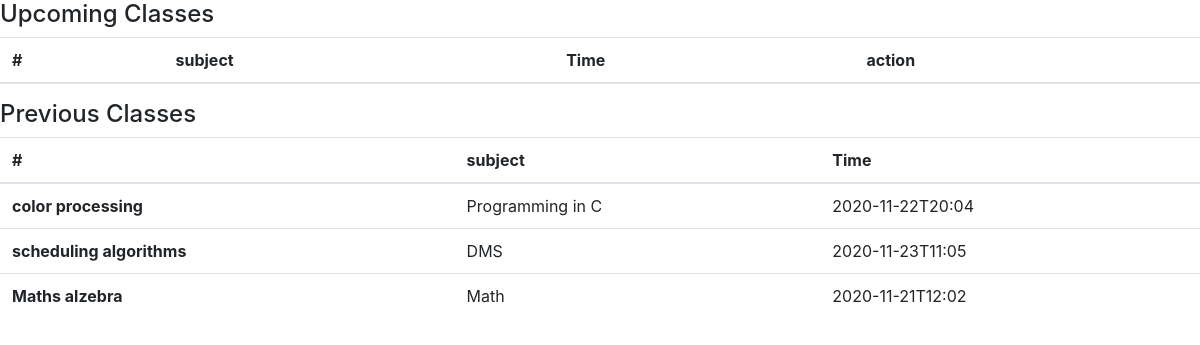
The page /current-classes on the database its author committed.
### app.py (models this page shows, shortened)
class MySchedule(db.Model):
	id = db.Column(db.Integer, primary_key=True)
	subject = db.Column(db.String(100), default=1)
	topic = db.Column(db.String(2000), nullable=False)
	time = db.Column(db.String(50))
	url = db.Column(db.String(50), nullable=False)

### app.py (the view)
@app.route("/current-classes", methods = ["Get", "POST"])
def currentClass():
	allclasses = db.session.query(MySchedule).all()
	upcoming_classes = []
	previous_classes = []
	for i in allclasses:
		t = i.time.split("T")
		x = str(datetime.utcnow()).split(" ")
		current_time_hour = x[1][0:2]
		current_time_min = x[1][3:5]
		current_time_date = x[0]
		class_time_hour = t[1][0:2]
		class_time_min = t[1][3:5]
		class_time_date = t[0]
		if(current_time_hour > class_time_hour or class_time_date < current_time_date):
			previous_classes.append(i)
		else:
			upcoming_classes.append(i)
	return render_template("todayclass.html", previous_classes = previous_classes, upcoming_classes = upcoming_classes)

### templates/todayclass.html (shortened to what this page needs)
{% include "base.html" %}
<h4> Upcoming Classes</h4>
<table class="table table-hover">
  <thead>
    <tr>
      <th scope="col">#</th>
      <th scope="col">subject</th>
      <th scope="col">Time</th>
      <th scope="col">action</th>
    </tr>
  </thead>
</table>
<h4> Previous Classes</h4>
<table class="table table-hover">
  <thead>
    <tr>
      <th scope="col">#</th>
      <th scope="col">subject</th>
      <th scope="col">Time</th>
    </tr>
  </thead>
  <tbody>
  {% for i in previous_classes %}
    <tr>
      <th scope="row">{{i.topic}}</th>
      <td>{{i.subject}}</td>
      <td>{{i.time}}</td>
    </tr>
  {% endfor %}
  </tbody>
</table>

### rows shown on the page
MySchedule: topic "color processing", subject "Programming in C", time "2020-11-22T20:04"
MySchedule: topic "scheduling algorithms", subject "DMS", time "2020-11-23T11:05"
MySchedule: topic "Maths alzebra", subject "Math", time "2020-11-21T12:02"
